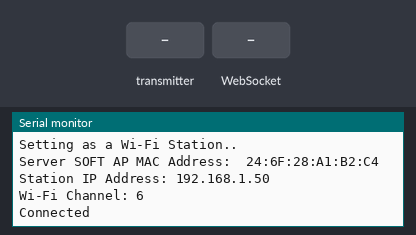
This program was run on a simulated ESP32. On the bench: the last lines printed to the serial monitor. The inputs (shaded band) are chosen by the test bench. WiFi joins after 1.5 s; servers stay silent unless stated.

Above: at 3.2 s.
3.3 s: the transmitter starts sending msgType = 0
At 3.61 s:
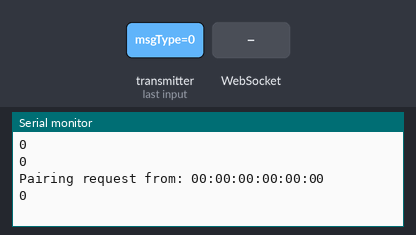
4.8 s: the transmitter starts sending id = 64
At 5.11 s:
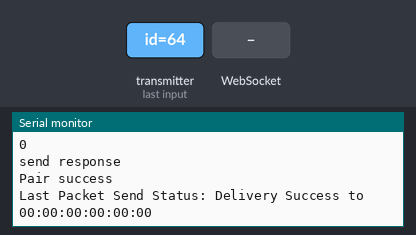
6.3 s: WebSocket text "output" received
7.8 s: WebSocket text "input_pullup" received
9.3 s: WebSocket text "1" received
10.8 s: the transmitter starts sending isMotionDetected = 1
Timing chart, 0 to 13.3 s (numbered marks = the images above; inputs shaded):
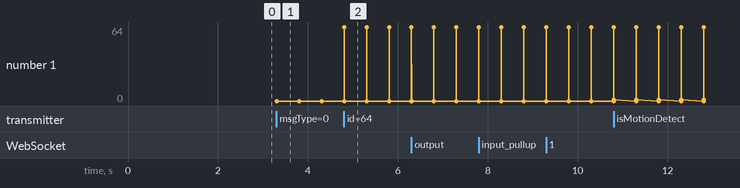

Measured:
- after the input at 3.3 s, the serial monitor: prints a new line at once (image 1)
- after the input at 4.8 s, the serial monitor: prints a new line at once (image 2)

The program:

main.cpp
```cpp
#include <esp_now.h>
#include <WiFi.h>
#include <ArduinoJson.h>
#include <WebSocketsClient.h>
#include <WiFiMulti.h>

// Replace with your network credentials (STATION)
const char *ssid = "12345678";
const char *password = "12345678";

#define WS_HOST "thenl548o7.execute-api.eu-central-1.amazonaws.com"
#define WS_PORT 443
#define WS_URL "/dev"

#define JSON_DOC_SIZE 2048
#define MSG_SIZE 256

WiFiMulti wifiMulti;
WebSocketsClient wsClient;
esp_now_peer_info_t slave;
int chan;

enum MessageType
{
  PAIRING,
  DATA,
};
MessageType messageType;

int counter = 0;

int incomingisGasLeak;
bool incomingisMotionDetected, rele1IncomingValue, rele2IncomingValue, rele3IncomingValue;
float temperature, humidity, incomingTemp, incomingHum, incomingDistanceSensorValue;
String success;

// Structure example to receive data
// Must match the sender structure
typedef struct struct_message
{
  uint8_t msgType;
  uint8_t id;
  bool rele1, rele2, rele3, rele1OutgoingValue, rele2OutgoingValue, rele3OutgoingValue, isMotionDetected;
  float temp, hum, distanceSensorValue;
  int GasLeak;
  unsigned int readingId;
} struct_message;

typedef struct struct_pairing
{ // new structure for pairing
  uint8_t msgType;
  uint8_t id;
  uint8_t macAddr[6];
  uint8_t channel;
} struct_pairing;

struct_message incomingReadings;
struct_message outgoingSetpoints;
struct_pairing pairingData;

// ---------------------------- esp_ now -------------------------
void printMAC(const uint8_t *mac_addr)
{
  char macStr[18];
  snprintf(macStr, sizeof(macStr), "%02x:%02x:%02x:%02x:%02x:%02x",
           mac_addr[0], mac_addr[1], mac_addr[2], mac_addr[3], mac_addr[4], mac_addr[5]);
  Serial.print(macStr);
}

bool addPeer(const uint8_t *peer_addr)
{ // add pairing
  memset(&slave, 0, sizeof(slave));
  const esp_now_peer_info_t *peer = &slave;
  memcpy(slave.peer_addr, peer_addr, 6);

  slave.channel = chan; // pick a channel
  slave.encrypt = 0;    // no encryption
  // check if the peer exists
  bool exists = esp_now_is_peer_exist(slave.peer_addr);
  if (exists)
  {
    // Slave already paired.
    Serial.println("Already Paired");
    return true;
  }
  else
  {
    esp_err_t addStatus = esp_now_add_peer(peer);
    if (addStatus == ESP_OK)
    {
      // Pair success
      Serial.println("Pair success");
      return true;
    }
    else
    {
      Serial.println("Pair failed");
      return false;
    }
  }
}

// callback when data is sent
void OnDataSent(const uint8_t *mac_addr, esp_now_send_status_t status)
{
  Serial.print("Last Packet Send Status: ");
  Serial.print(status == ESP_NOW_SEND_SUCCESS ? "Delivery Success to " : "Delivery Fail to ");
  printMAC(mac_addr);
  Serial.println();
}

void sendSensorDataToClient(bool isMotionDetected, float temp, float hum, int gasLeak, float distanceSensorValue)
{
  char msg[MSG_SIZE];
  sprintf(msg,
          "{\"action\":\"msg\",\"type\":\"dataReceived\",\"body\":{\"isMotionDetected\":%d,"
          "\"temp\":%.1f,"
          "\"hum\":%.1f,"
          "\"gasLeak\":%d, "
          "\"distanceSensorValue\":%.1f}}",
          isMotionDetected, temp, hum, gasLeak, distanceSensorValue);
  wsClient.sendTXT(msg);
}
void sendErrorMessage(const char *error)
{
  char msg[MSG_SIZE];

  sprintf(msg, "{\"action\":\"msg\",\"type\":\"error\",\"body\":\"%s\"}",
          error);

  wsClient.sendTXT(msg);
}

void sendOkMessage()
{
  wsClient.sendTXT("{\"action\":\"msg\",\"type\":\"status\",\"body\":\"ok\"}");
}

uint8_t toMode(const char *val)
{
  if (strcmp(val, "output") == 0)
  {
    return OUTPUT;
  }

  if (strcmp(val, "input_pullup") == 0)
  {
    return INPUT_PULLUP;
  }

  return INPUT;
}

void handleMessage(uint8_t *payload)
{
  StaticJsonDocument<JSON_DOC_SIZE> doc;

  DeserializationError error = deserializeJson(doc, payload);

  // Test if parsing succeeds.
  if (error)
  {
    Serial.print(F("deserializeJson() failed: "));
    Serial.println(error.f_str());
    sendErrorMessage(error.c_str());
    return;
  }

  if (!doc["type"].is<const char *>())
  {
    sendErrorMessage("invalid message type format");
    return;
  }

  if (strcmp(doc["type"], "cmd") == 0)
  {
    if (!doc["body"].is<JsonObject>())
    {
      sendErrorMessage("invalid command body");
      return;
    }

    if (strcmp(doc["body"]["type"], "pinMode") == 0)
    {

      // Uncomment this code for better validation of pinMode command

      if (!doc["body"]["mode"].is<const char *>())
      {
        sendErrorMessage("invalid pinMode mode type");
        return;
      }

      if (strcmp(doc["body"]["mode"], "input") != 0 &&
          strcmp(doc["body"]["mode"], "input_pullup") != 0 &&
          strcmp(doc["body"]["mode"], "output") != 0)
      {
        sendErrorMessage("invalid pinMode mode value");
        return;
      }

      pinMode(doc["body"]["pin"], toMode(doc["body"]["mode"]));
      sendOkMessage();
      return;
    }

    if (strcmp(doc["body"]["type"], "digitalWrite") == 0)
    {
      // digitalWrite(doc["body"]["pin"], doc["body"]["value"]);
      if (doc["body"]["pin"] == 18)
        outgoingSetpoints.rele1 = doc["body"]["value"];
      if (doc["body"]["pin"] == 19)
        outgoingSetpoints.rele2 = doc["body"]["value"];
      if (doc["body"]["pin"] == 22)
        outgoingSetpoints.rele3 = doc["body"]["value"];

      // Send message via ESP-NOW
      outgoingSetpoints.msgType = DATA;
      esp_now_send(NULL, (uint8_t *)&outgoingSetpoints, sizeof(outgoingSetpoints));
      sendOkMessage();
      return;
    }

    if (strcmp(doc["body"]["type"], "digitalRead") == 0)
    {
      bool value;
      int pin = int(doc["body"]["pin"]);
      switch (pin)
      {
      case 18:
        value = rele1IncomingValue;
        break;
      case 19:
        value = rele2IncomingValue;
        break;
      case 22:
        value = rele3IncomingValue;
        break;
      }
      char msg[MSG_SIZE];
      outgoingSetpoints.msgType = DATA;
      esp_now_send(NULL, (uint8_t *)&outgoingSetpoints, sizeof(outgoingSetpoints));
      sprintf(msg, "{\"action\":\"msg\",\"type\":\"output\",\"body\":{\"pin\": %d, \"value\": %d}}",
              pin, value);
      wsClient.sendTXT(msg);
      return;
    }
    sendErrorMessage("unsupported command type");
    return;
  }
  sendErrorMessage("unsupported message type");
  return;
}

void onWSEvent(WStype_t type, uint8_t *payload, size_t length)
{
  switch (type)
  {
  case WStype_CONNECTED:
    Serial.println("WS Connected");
    break;
  case WStype_DISCONNECTED:
    Serial.println("WS Disconnected");
    break;
  case WStype_TEXT:
    Serial.printf("WS Message: %s\n", payload);

    handleMessage(payload);

    break;
  }
}

void OnDataRecv(const uint8_t *mac_addr, const uint8_t *incomingData, int len)
{
  Serial.print(len);
  Serial.print(" bytes of data received from : ");
  printMAC(mac_addr);
  Serial.println();
  StaticJsonDocument<1000> root;
  String payload;
  uint8_t type = incomingData[0]; // first message byte is the type of message
  switch (type)
  {
  case DATA: // the message is data type
    memcpy(&incomingReadings, incomingData, sizeof(incomingReadings));
    // create a JSON document with received data and send it by event to the web page
    Serial.print("Bytes received: ");
    Serial.println(len);
    incomingTemp = incomingReadings.temp;
    incomingHum = incomingReadings.hum;
    incomingisGasLeak = incomingReadings.GasLeak;
    incomingisMotionDetected = incomingReadings.isMotionDetected;
    incomingDistanceSensorValue = incomingReadings.distanceSensorValue;
    rele1IncomingValue = incomingReadings.rele1OutgoingValue;
    rele2IncomingValue = incomingReadings.rele2OutgoingValue;
    rele3IncomingValue = incomingReadings.rele3OutgoingValue;

    // Serial.println("temp = " + String(incomingTemp));
    // Serial.println("hum = " + String(incomingHum));
    // Serial.println("incomingisGasLeak = " + String(incomingisGasLeak));
    // Serial.println("incomingisMotionDetected = " + String(incomingisMotionDetected));
    // Serial.println("incomingDistanceSensorValue = " + String(incomingDistanceSensorValue));
    // Serial.println("incomingDistanceSensorValue = " + String(incomingDistanceSensorValue));

    // Serial.println(" rele1IncomingValue = " + String(rele1IncomingValue));
    // Serial.println(" rele2IncomingValue = " + String(rele2IncomingValue));
    // Serial.println(" rele3IncomingValue = " + String(rele3IncomingValue));

    sendSensorDataToClient(incomingisMotionDetected, incomingTemp, incomingHum, incomingisGasLeak, incomingDistanceSensorValue);

    break;

  case PAIRING: // the message is a pairing request
    memcpy(&pairingData, incomingData, sizeof(pairingData));
    Serial.println(pairingData.msgType);
    Serial.println(pairingData.id);
    Serial.print("Pairing request from: ");
    printMAC(mac_addr);
    Serial.println();
    Serial.println(pairingData.channel);
    if (pairingData.id > 0)
    { // do not replay to server itself
      if (pairingData.msgType == PAIRING)
      {
        pairingData.id = 0; // 0 is server
        // Server is in AP_STA mode: peers need to send data to server soft AP MAC address
        WiFi.softAPmacAddress(pairingData.macAddr);
        pairingData.channel = chan;
        Serial.println("send response");
        esp_err_t result = esp_now_send(mac_addr, (uint8_t *)&pairingData, sizeof(pairingData));
        addPeer(mac_addr);
      }
    }
    break;
  }
}

void initESP_NOW()
{
  // Init ESP-NOW
  if (esp_now_init() != ESP_OK)
  {
    Serial.println("Error initializing ESP-NOW");
    return;
  }
  esp_now_register_send_cb(OnDataSent);
  esp_now_register_recv_cb(OnDataRecv);
}

void setup()
{
  // Initialize Serial Monitor
  Serial.begin(921600);
  Serial.print("Server MAC Address:  ");
  Serial.println(WiFi.macAddress());

  // Set the device as a Station and Soft Access Point simultaneously
  WiFi.mode(WIFI_AP_STA);
  // Set device as a Wi-Fi Station
  WiFi.begin(ssid, password);
  while (WiFi.status() != WL_CONNECTED)
  {
    delay(1000);
    Serial.println("Setting as a Wi-Fi Station..");
  }

  Serial.print("Server SOFT AP MAC Address:  ");
  Serial.println(WiFi.softAPmacAddress());

  chan = WiFi.channel();
  Serial.print("Station IP Address: ");
  Serial.println(WiFi.localIP());
  Serial.print("Wi-Fi Channel: ");
  Serial.println(WiFi.channel());

  initESP_NOW();

  Serial.println("Connected");
  wsClient.beginSSL(WS_HOST, WS_PORT, WS_URL, "", "wss");
  wsClient.onEvent(onWSEvent);
}

void loop()
{
  wsClient.loop();
}
```
